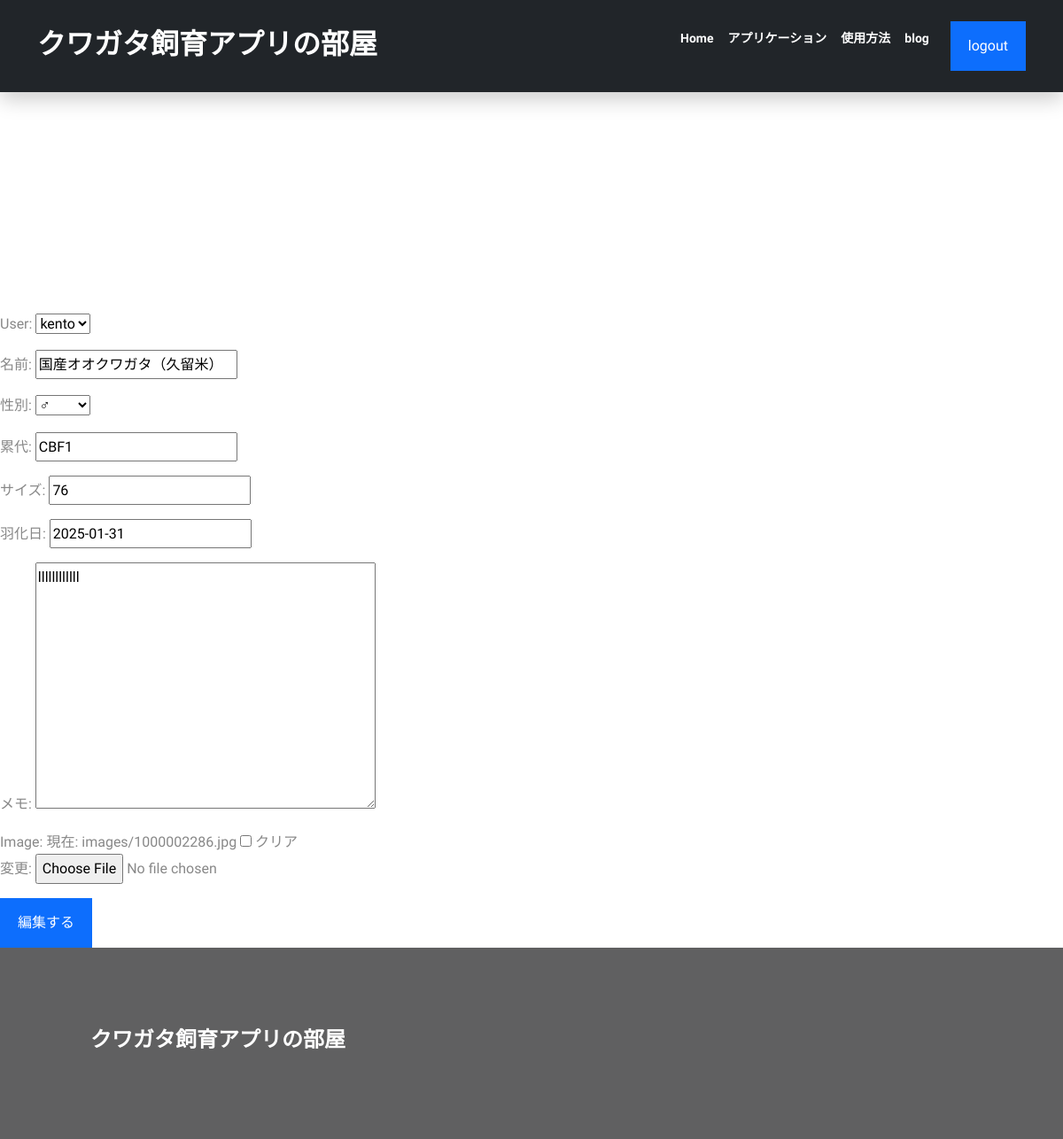
The page /adult/update/15/ (signed in) on the database its author committed.
### adult/models.py (models this page shows, shortened)
class Adultmodel(models.Model):
    user = models.ForeignKey(User, on_delete=models.CASCADE,related_name='adult',null=True)#追加
    name = models.CharField('名前',max_length=100)
    gender = models.CharField(
        '性別',
        max_length=50,
        choices=GENDER,
    )
    gener=models.CharField('累代',max_length=100)
    size = models.CharField('サイズ',max_length=100)
    date = models.DateField('羽化日')
    memo = models.TextField('メモ')
    image = models.ImageField(upload_to='images/',null=True,blank=True)

### adult/views.py (the view)
# urls.py: path('update/<int:pk>/',login_required(views.adultupdate.as_view()),name='adult_update'),
class adultupdate(UpdateView):
    template_name='adult_update.html'
    model = Adultmodel
    fields = "__all__"
    success_url = reverse_lazy("adult:list")

### kakeibo/my_context_processor.py (called while the page is built)
def common(request):
    now = datetime.now()
    return {"now_year": now.year,
            "now_month": now.month}

### templates/adult_update.html (shortened to what this page needs)
{% extends 'base.html' %}
{% load static %}
{% block content %}
<form action="" method="POST" enctype="multipart/form-data">
    {{form.as_p}}
    <input type="submit" class="btn btn-primary " role="button" aria-disabled="true" value="編集する">
</form>
{% endblock %}
{% block extrajs %}
<link rel="stylesheet" type="text/css" href="https://cdnjs.cloudflare.com/ajax/libs/timedropper/1.0/timedropper.css">
    <link rel="stylesheet" href="//code.jquery.com/ui/1.13.0/themes/base/jquery-ui.css">
    {% endblock %}

### static/style.css (style rules this page uses)
:root { --primary: #0d6efd; --dark: #606061; --body: #888; --box-shadow: 0 8px 22px rgba(0, 0, 0, 0.2); }
body { font-family: Sora, "sans-serif"; line-height: 1.7; color: var(--body); }
a { color: var(--body); text-decoration: none; }
.btn { padding: 14px 18px; border-width: 2px; border-radius: 0; }

### rows shown on the page
Adultmodel: user "kento", name "国産オオクワガタ（久留米）", gender "♂", gener "CBF1", size "76", date "2025-01-31", memo "llllllllllll"
